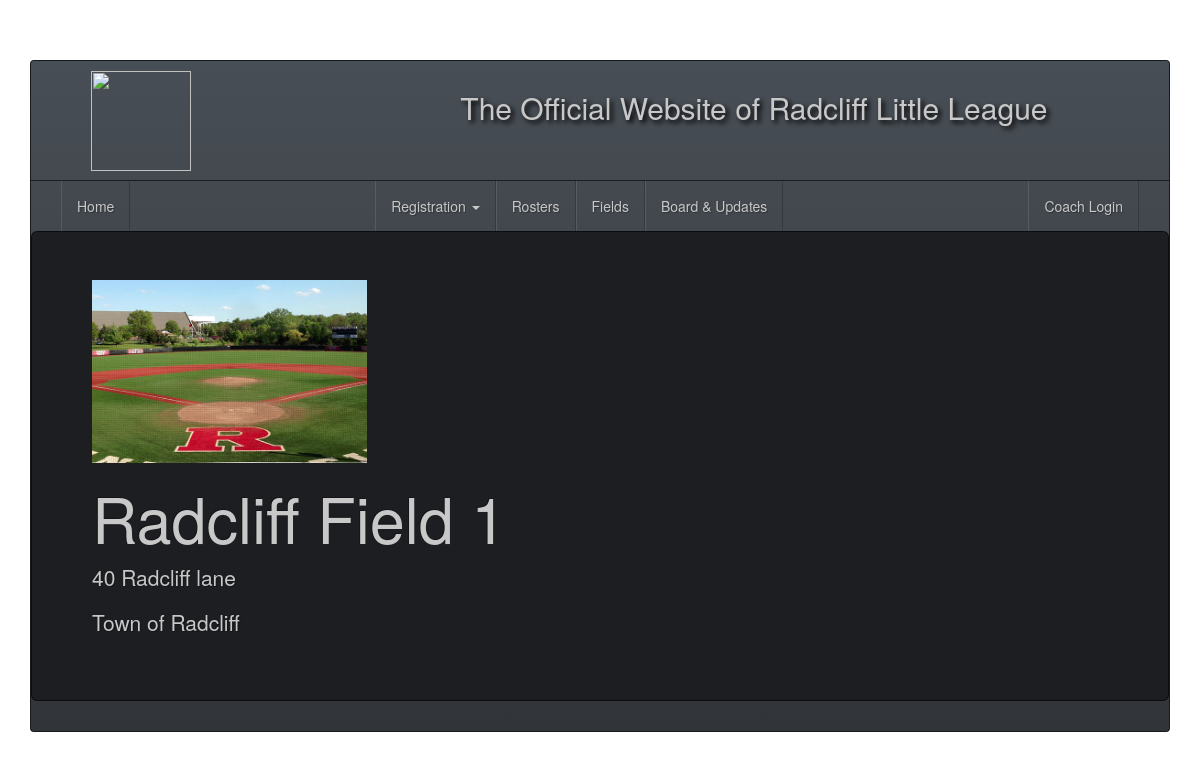
/fields/1/, run on an earlier commit of the app's database.
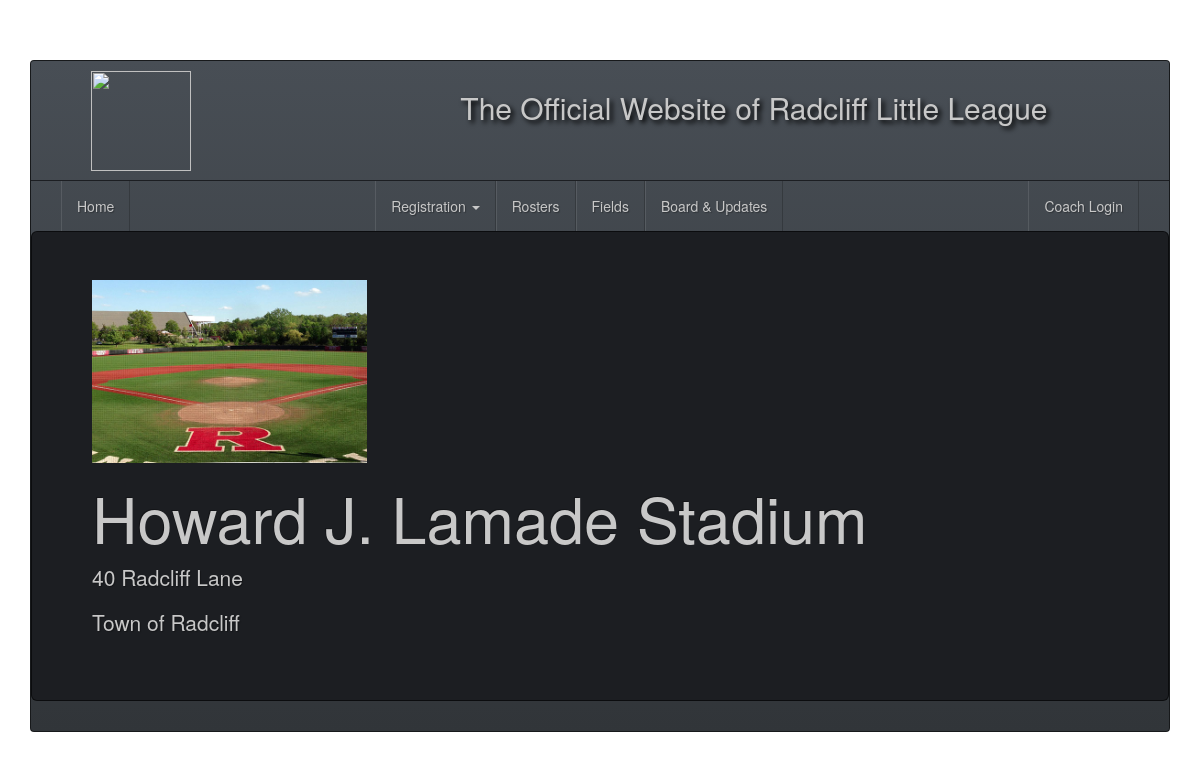
And on a later commit of the database.
### core/models.py (models this page shows, shortened)
class Field(models.Model):
    FieldName = models.CharField(max_length=100)
    Street = models.CharField(max_length=100)
    City = models.CharField(max_length=100)
    Picture = models.ImageField(upload_to='images', default='images', null=True)

### core/views.py (the view)
# urls.py: url(r'^fields/(?P<pk>\d+)/$', FieldDetail.as_view(), name='field_detail'),
class FieldDetail(DetailView):
    model = Field
    template_name = "fields/field_detail.html"

### templates/fields/field_detail.html
{% extends 'base.html' %}
{% load staticfiles %}
{% block content %}
<div class="jumbotron">
    <img width="275" height="183" src="{% static field.Picture.url  %}">
    <h1>{{ field.FieldName }}</h1>
    <p>{{ field.Street }}</p>
    <p>{{ field.City }}</p>
</div>
{% endblock %}

### templates/base.html (shortened to what this page needs)
{% load staticfiles %}
<!DOCTYPE html>
<html lang="en">
    <head>
        <link href="https://maxcdn.bootstrapcdn.com/bootstrap/3.3.5/css/bootstrap.min.css" rel="stylesheet">
        <link href="{% static "css/bootstrap.min.css" %}" rel="stylesheet">
        <link href="{% static "css/base.css" %}" rel="stylesheet">
    </head>
    <body>
        <div class="container">
            <nav class="navbar navbar-default">
                <div class="page-header">
                    <div class="row">
                        <div class="col-md-4">
                            <a href="{% url 'home' %}"><img width="100" height="100" src="http://etc.usf.edu/presentations/extras/letters/varsity_letters/30/30/r-400.png"></a>
                        </div>
                        <div class="col-md-8">
                            <h2>The Official Website of Radcliff Little League</h2>
                        </div>
                    </div>
                </div>
                <div class="container-fluid">
                    <div class="collapse navbar-collapse" id="bs-example-navbar-collapse-1">
                        <ul class="nav navbar-nav navbar-left">
                            <li><a href="{% url 'home' %}">Home</a></li>
                        </ul>
                        <ul class="nav navbar-nav">
                            <li class="dropdown">
                                <a href="#" class="dropdown-toggle" data-toggle="dropdown" role="button" aria-haspopup="true" aria-expanded="false">Registration <span class="caret"></span></a>
                            </li>
                            <li><a href="{% url 'player_roster' %}">Rosters</a></li>
                            <li><a href="{% url 'field_list' %}">Fields</a></li>
                            <li><a href="{% url 'update_list' %}">Board & Updates</a></li>
                        </ul>
                        <ul class="nav navbar-nav navbar-right">
                            {% if user.is_authenticated %}
                            <li><a href="{% url 'auth_logout' %}">Coach Logout</a></li>
                            {% else %}
                            <li><a href="{% url 'auth_login' %}">Coach Login</a></li>
                            {% endif %}
                        </ul>
                    </div>
                </div>
                {% block content %}
                {% endblock %}
            </nav>
        </div>
    </body>
</html>

### static/css/base.css (style rules this page uses)
body { padding-top: 60px; background: url('http://wallbackhd.com/wp-content/uploads/2016/02/Baseball-Wallpaper.jpg'); background-repeat: no-repeat; background-position: center center; background-attachment: fixed; }
h2 { text-shadow: 3px 3px 5px #000000; }
.row { padding-left: 60px; }
.page-header { margin-top: 10px; margin-bottom: -0.5px; }
.navbar .navbar-nav { display: inline-block; float: none; vertical-align: top; margin: 0 auto; }
.navbar .navbar-collapse { text-align: center; }

What changed in the data, as far as the page shows it:
changed Field "Town of Radcliff": FieldName "Radcliff Field 1" → "Howard J. Lamade Stadium"; Street "40 Radcliff lane" → "40 Radcliff Lane"
